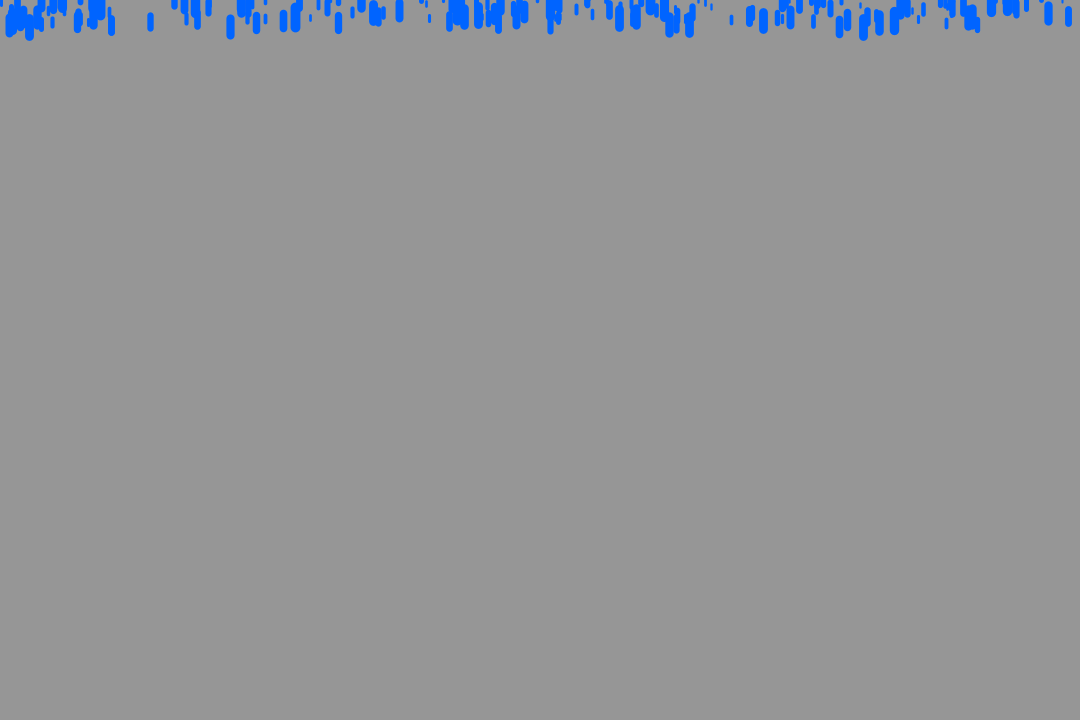
Frame 1 (no input)
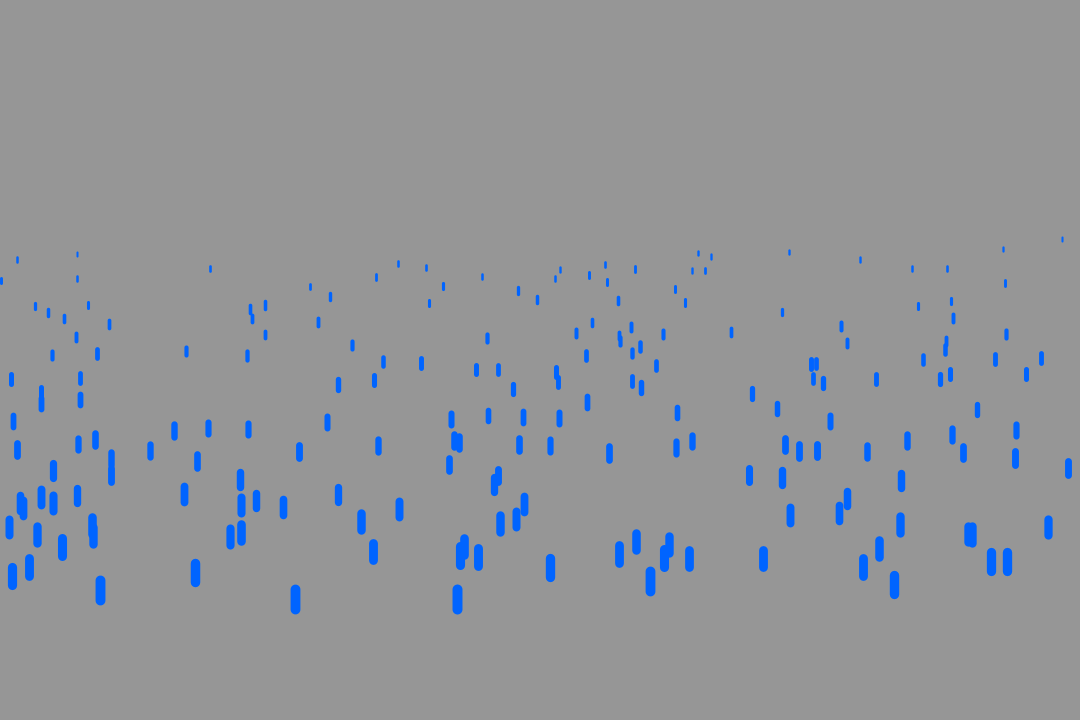
Frame 60 (the mouse pressed at the canvas centre just before this capture)
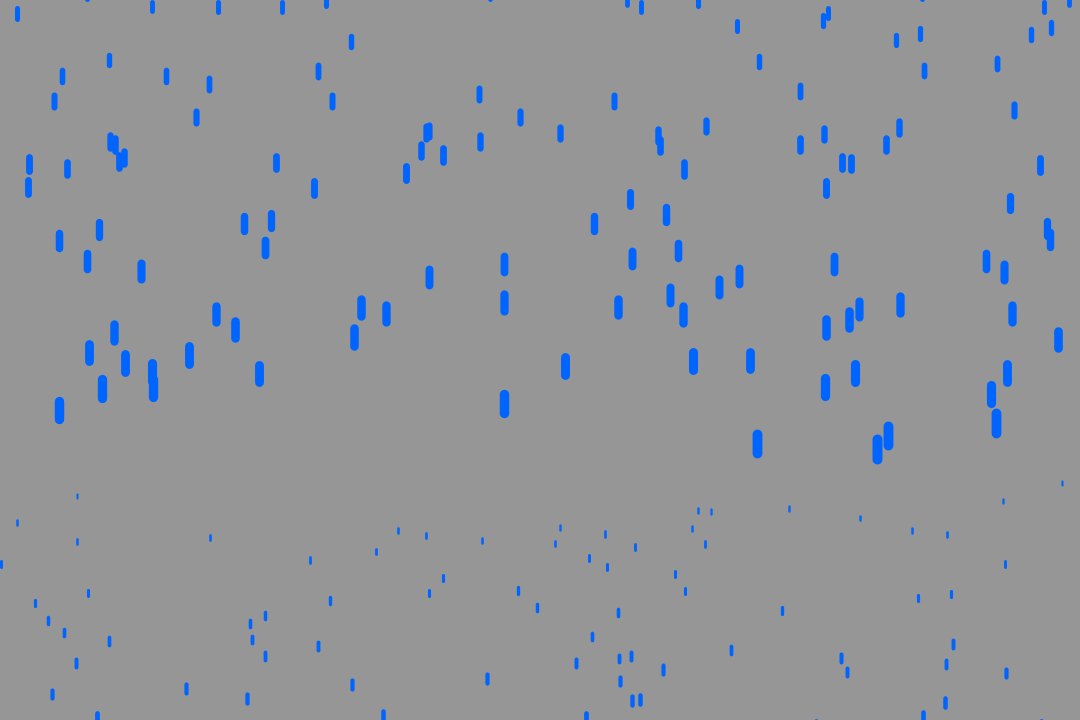
Frame 120 (the mouse held since frame 60 and released just before this capture)

The Processing sketch that drew these frames (run headless with seeded random() and noise(); from frame 60 on, the mouse is pressed at the canvas centre):

// Processing sketch: rain
// ── rain.pde
int n = 200;
drop[] d;

void setup() {
  size(1080, 720);
  stroke(0, 100, 255);
  d = new drop[n];
  for(int i = 0; i < d.length; i ++) {
    d[i] = new drop(random(width), random(-10, 20), random(5));
  }
  
}

void draw() {
  background(150);
  for(int i = 0; i < d.length; i ++) {
    d[i].show();
    d[i].update();
  }
  
}

// ── drop.pde
class drop {
  
  float x, y, z;
  
  drop(float x, float y, float z) {
    this.x = x;
    this.y = y;
    this.z = z;
  }
  
  void update() {
    float spd = map(z, 0, 5, 10, 4);
    y = y + spd;
    if(y > height + 10) {
      y = - 10;
      x = random(width);
    }
  }
  
  void show() {
    float t = map(z, 0, 5, 10, 2);
  
    strokeWeight(t);
    line(x, y, x, y + t * 2);
  }
  
}
